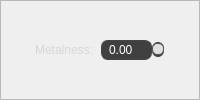
             <widget class="QFrame" name="metalnessSliderFrame">
              <property name="minimumSize">
               <size>
                <width>0</width>
                <height>0</height>
               </size>
              </property>
              <property name="frameShape">
               <enum>QFrame::StyledPanel</enum>
              </property>
              <property name="frameShadow">
               <enum>QFrame::Raised</enum>
              </property>
              <layout class="QVBoxLayout" name="verticalLayout_11">
               <property name="spacing">
                <number>0</number>
               </property>
               <property name="leftMargin">
                <number>0</number>
               </property>
               <property name="topMargin">
                <number>0</number>
               </property>
               <property name="rightMargin">
                <number>0</number>
               </property>
               <property name="bottomMargin">
                <number>0</number>
               </property>
               <item>
                <layout class="QHBoxLayout" name="metalnessSliderLayout">
                 <property name="spacing">
                  <number>0</number>
                 </property>
                 <item>
                  <widget class="QLabel" name="metalnessTextLabel">
                   <property name="sizePolicy">
                    <sizepolicy hsizetype="Minimum" vsizetype="Minimum">
                     <horstretch>0</horstretch>
                     <verstretch>0</verstretch>
                    </sizepolicy>
                   </property>
                   <property name="minimumSize">
                    <size>
                     <width>100</width>
                     <height>0</height>
                    </size>
                   </property>
                   <property name="maximumSize">
                    <size>
                     <width>300</width>
                     <height>16777215</height>
                    </size>
                   </property>
                   <property name="font">
                    <font>
                     <family>Segoe UI</family>
                     <pointsize>-1</pointsize>
                    </font>
                   </property>
                   <property name="autoFillBackground">
                    <bool>false</bool>
                   </property>
                   <property name="styleSheet">
                    <string notr="true">QLabel {
    font-family: 'Segoe UI';  /* Sets the font to Segoe UI */
    font-size: 12px;  /* Adjust the font size as needed */
    font-weight: regular;  /* Makes the text bold */
    color: #d6d6d6;  /* White text color */
    /*background-color: #555555;  /* Dark background color */
    border: 0px solid #555555;  /* Optional border with dark grey color */
    border-radius: 8px;  /* Rounded corners */
	padding: 5px;
	margin: 0px;
}

QPushButton:hover {
    background-color: #666666;  /* Slightly lighter background on hover */
}

QPushButton:pressed {
    background-color: #1a1a1a;  /* Darker background when pressed */
}
QPushButton:disabled {
    color: #cccccc;  /* Light grey text color to indicate disabled */
    border: 1px solid #555555;  /* Optional border with dark grey color */
    background-color: #4a4a4a;  /* Lighter grey background color for disabled state */
    color: #666666;  /* White text color */
}</string>
                   </property>
                   <property name="text">
                    <string>Metalness:</string>
                   </property>
                   <property name="alignment">
                    <set>Qt::AlignRight|Qt::AlignTrailing|Qt::AlignVCenter</set>
                   </property>
                  </widget>
                 </item>
                 <item>
                  <widget class="QDoubleSpinBox" name="metalnessSpinBox">
                   <property name="sizePolicy">
                    <sizepolicy hsizetype="Minimum" vsizetype="Minimum">
                     <horstretch>0</horstretch>
                     <verstretch>0</verstretch>
                    </sizepolicy>
                   </property>
                   <property name="minimumSize">
                    <size>
                     <width>39</width>
                     <height>15</height>
                    </size>
                   </property>
                   <property name="autoFillBackground">
                    <bool>false</bool>
                   </property>
                   <property name="styleSheet">
                    <string notr="true">QDoubleSpinBox {
    font-family: 'Segoe UI';
    font-size: 12px;
    color: #ffffff;
    background-color: #404040;
    border: 1px solid #444444;
    border-radius: 7px;             /* Rounded field */
    padding: 2px 5px;               /* Text padding (fixed missing colon) */
    padding-right: 2px;            /* Reserve space for the buttons */
    min-height: 5px;               /* Avoid vertical clipping */
    min-width: 30px;
    margin: 2px 0;
    selection-background-color: transparent;
    selection-color: #ffffff;   /* keep text readable */

}

/* Define button sizes/placement so padding-right matches them */
QDoubleSpinBox::up-button,
QDoubleSpinBox::down-button {
    subcontrol-origin: border;
    width: 12px;                    /* Button width */
    border: none;
    background: transparent;        /* Keep your look; arrows are default */
}

QDoubleSpinBox::up-button {
    subcontrol-position: top right;
    margin: 0px 0px 0 0;        /* Tighter to text */
}

QDoubleSpinBox::down-button {
    subcontrol-position: bottom right;
    margin: 0px 0px 0 0;        /* Tighter to text */
}

QDoubleSpinBox::up-arrow   { 
    image: url(&quot;:/icons/arrow_up.png&quot;);   
    width: 10px; height: 10px; 
    margin: 3px 10px 0 0; 
}

QDoubleSpinBox::down-arrow { 
    image: url(&quot;:/icons/arrow_down.png&quot;); 
    width: 10px; height: 10px; 
    margin: -3px 10px 0 0; 
}

/* Alternate icons when pressed */
QDoubleSpinBox::up-arrow:pressed {
    image: url(&quot;:/icons/arrow_pressed_up.png&quot;);
}
QDoubleSpinBox::down-arrow:pressed {
    image: url(&quot;:/icons/arrow_pressed_down.png&quot;);
}


/* NOTE: No ::up-arrow / ::down-arrow blocks here, so Qt draws the default arrows */
</string>
                   </property>
                   <property name="maximum">
                    <double>1.000000000000000</double>
                   </property>
                   <property name="singleStep">
                    <double>0.100000000000000</double>
                   </property>
                  </widget>
                 </item>
                 <item>
                  <widget class="QSlider" name="metalnessSlider">
                   <property name="sizePolicy">
                    <sizepolicy hsizetype="MinimumExpanding" vsizetype="Fixed">
                     <horstretch>0</horstretch>
                     <verstretch>0</verstretch>
                    </sizepolicy>
                   </property>
                   <property name="acceptDrops">
                    <bool>false</bool>
                   </property>
                   <property name="toolTip">
                    <string>&lt;html&gt;&lt;head/&gt;&lt;body&gt;&lt;p&gt;Determines the roughness of the newly created materials.&lt;/p&gt;&lt;p&gt;0 - Shiny&lt;/p&gt;&lt;p&gt;1- Rough&lt;/p&gt;&lt;/body&gt;&lt;/html&gt;</string>
                   </property>
                   <property name="autoFillBackground">
                    <bool>false</bool>
                   </property>
                   <property name="styleSheet">
                    <string notr="true">QSlider {
    padding: 0px;
    border: #333333;  /* Clean slider background */
    background: #404040;  /* Avoid filling behind groove */
    border-radius: 6px;
    height:15px;
    width: 10px;   
}

QSlider::groove:horizontal {
    border: 0px;
    height:4px;  /* Groove height (make this smaller for thinner bar) */
    background: #262626;
    border-radius: 2px;
}


QSlider::handle:horizontal {
    background: #e0e0e0;
    border: 1px solid #555555;
    width: 10px;        /* Round handle size */
    height: 10px;
    margin: -4px 0;     /* Centers the handle on thin groove */
    border-radius: 5px; /* Fully rounded handle */

}

QSlider::handle:horizontal:hover {
    background: #ffffff;
}

QSlider::handle:horizontal:pressed {
    background: #aaaaaa;
}

QSlider::add-page:horizontal {
    background: #222222;
}

QSlider::sub-page:horizontal {
    background: #777777;
}
</string>
                   </property>
                   <property name="maximum">
                    <number>100</number>
                   </property>
                   <property name="value">
                    <number>50</number>
                   </property>
                   <property name="sliderPosition">
                    <number>50</number>
                   </property>
                   <property name="orientation">
                    <enum>Qt::Horizontal</enum>
                   </property>
                  </widget>
                 </item>
                 <item>
                  <spacer name="horizontalSpacer_8">
                   <property name="orientation">
                    <enum>Qt::Horizontal</enum>
                   </property>
                   <property name="sizeType">
                    <enum>QSizePolicy::Minimum</enum>
                   </property>
                   <property name="sizeHint" stdset="0">
                    <size>
                     <width>35</width>
                     <height>20</height>
                    </size>
                   </property>
                  </spacer>
                 </item>
                </layout>
               </item>
              </layout>
             </widget>
